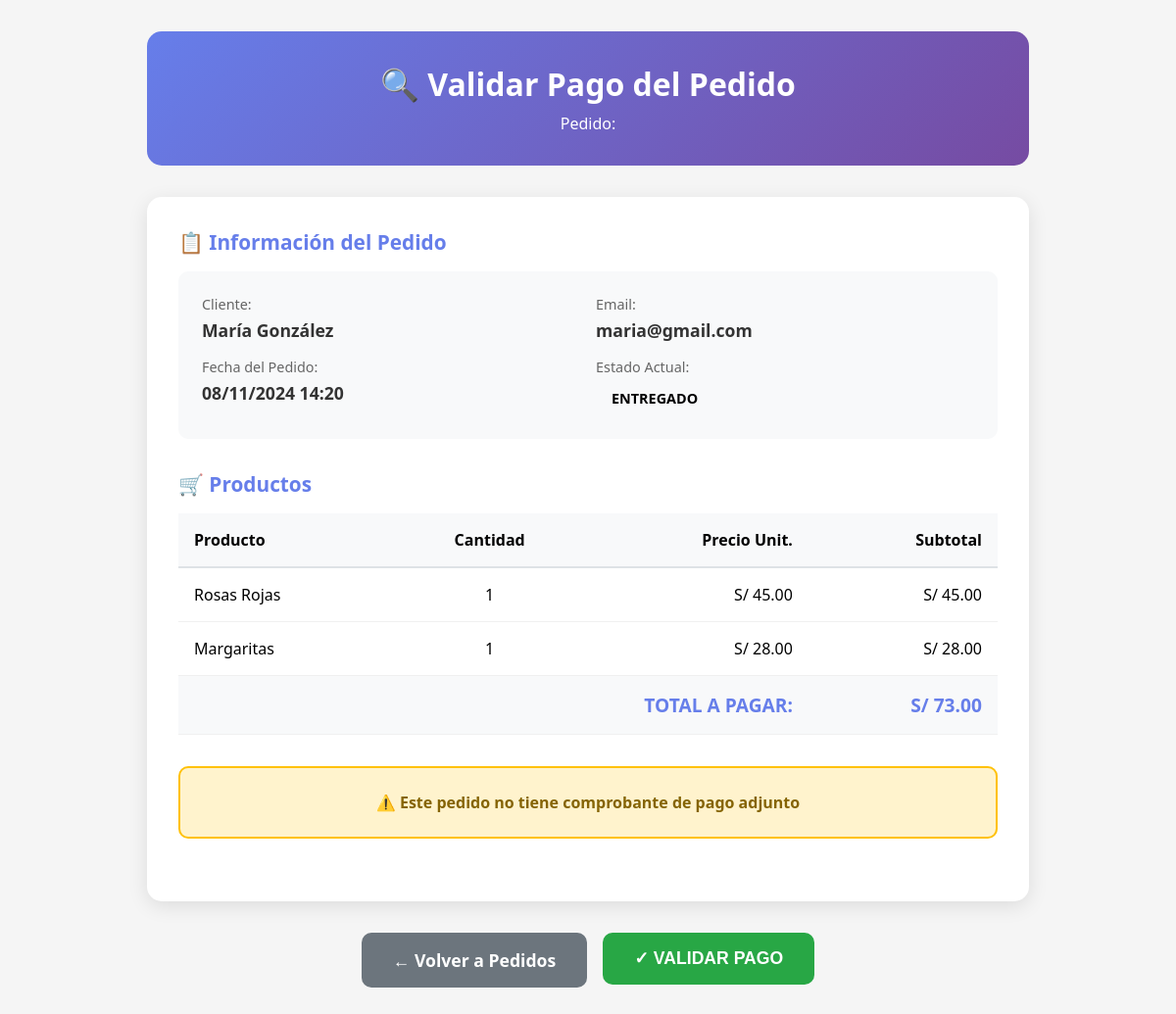
/admin/validar_pago.php?id=2 (signed in), run on the app's committed database.
### tables this page shows
CREATE TABLE IF NOT EXISTS pedidos (
    id INT AUTO_INCREMENT PRIMARY KEY,
    usuario_id INT NOT NULL,
    total DECIMAL(10, 2) NOT NULL,
    estado ENUM('pendiente', 'pagado', 'enviado', 'entregado', 'cancelado') DEFAULT 'pendiente',
    metodo_pago VARCHAR(50),
    direccion_envio TEXT,
    notas TEXT,
    fecha_pedido TIMESTAMP DEFAULT CURRENT_TIMESTAMP,
    fecha_actualizacion TIMESTAMP DEFAULT CURRENT_TIMESTAMP ON UPDATE CURRENT_TIMESTAMP,
    FOREIGN KEY (usuario_id) REFERENCES usuarios(id) ON DELETE CASCADE,
    INDEX idx_usuario (usuario_id),
    INDEX idx_estado (estado),
    INDEX idx_fecha (fecha_pedido)
);

CREATE TABLE IF NOT EXISTS usuarios (
    id INT AUTO_INCREMENT PRIMARY KEY,
    nombre VARCHAR(100) NOT NULL,
    email VARCHAR(150) NOT NULL UNIQUE,
    password VARCHAR(255) NOT NULL,
    telefono VARCHAR(20),
    direccion TEXT,
    rol ENUM('cliente', 'admin') DEFAULT 'cliente',
    fecha_registro TIMESTAMP DEFAULT CURRENT_TIMESTAMP,
    INDEX idx_email (email),
    INDEX idx_rol (rol)
);

CREATE TABLE IF NOT EXISTS pedido_detalles (
    id INT AUTO_INCREMENT PRIMARY KEY,
    pedido_id INT NOT NULL,
    flor_id INT NOT NULL,
    cantidad INT NOT NULL,
    precio_unitario DECIMAL(10, 2) NOT NULL,
    subtotal DECIMAL(10, 2) NOT NULL,
    FOREIGN KEY (pedido_id) REFERENCES pedidos(id) ON DELETE CASCADE,
    FOREIGN KEY (flor_id) REFERENCES flores(id) ON DELETE CASCADE,
    INDEX idx_pedido (pedido_id),
    INDEX idx_flor (flor_id)
);

CREATE TABLE IF NOT EXISTS flores (
    id INT AUTO_INCREMENT PRIMARY KEY,
    nombre VARCHAR(150) NOT NULL,
    descripcion TEXT,
    detalles TEXT,
    precio DECIMAL(10, 2) NOT NULL,
    imagen VARCHAR(500),
    categoria_id INT,
    disponibilidad ENUM('En stock', 'Agotado') DEFAULT 'En stock',
    fecha_creacion TIMESTAMP DEFAULT CURRENT_TIMESTAMP,
    fecha_actualizacion TIMESTAMP DEFAULT CURRENT_TIMESTAMP ON UPDATE CURRENT_TIMESTAMP,
    FOREIGN KEY (categoria_id) REFERENCES categorias(id) ON DELETE SET NULL,
    INDEX idx_categoria (categoria_id),
    INDEX idx_disponibilidad (disponibilidad),
    INDEX idx_precio (precio)
);

### admin/validar_pago.php (the view, shortened to what this page needs)
<?php
$conn = conectarDB();
$pedido_id = isset($_POST['pedido_id']) ? (int)$_POST['pedido_id'] : (int)$_GET['id'];
$stmt = $conn->prepare("
    SELECT p.*, u.nombre as usuario_nombre, u.email
    FROM pedidos p
    JOIN usuarios u ON p.usuario_id = u.id
    WHERE p.id = ?
");
$stmt->execute([$pedido_id]);
$pedido = $stmt->fetch();
$stmt_detalles = $conn->prepare("
    SELECT pd.*, f.nombre as flor_nombre
    FROM pedido_detalles pd
    JOIN flores f ON pd.flor_id = f.id
    WHERE pd.pedido_id = ?
");
$stmt_detalles->execute([$pedido_id]);
$detalles = $stmt_detalles->fetchAll();
?>
<!DOCTYPE html>
<html lang="es">
<head>
</head>
<body>
    <div class="container">
        <div class="header">
            <h1>🔍 Validar Pago del Pedido</h1>
            <p>Pedido: <?php echo htmlspecialchars($pedido['numero_pedido']); ?></p>
        </div>
        <div class="card">
            <div class="info-section">
                <h3>📋 Información del Pedido</h3>
                <div class="info-grid">
                    <div class="info-item">
                        <span class="info-label">Cliente:</span>
                        <span class="info-value"><?php echo htmlspecialchars($pedido['usuario_nombre']); ?></span>
                    </div>
                    <div class="info-item">
                        <span class="info-label">Email:</span>
                        <span class="info-value"><?php echo htmlspecialchars($pedido['email']); ?></span>
                    </div>
                    <div class="info-item">
                        <span class="info-label">Fecha del Pedido:</span>
                        <span class="info-value"><?php echo date('d/m/Y H:i', strtotime($pedido['fecha_pedido'])); ?></span>
                    </div>
                    <div class="info-item">
                        <span class="info-label">Estado Actual:</span>
                        <span class="badge <?php echo $pedido['estado']; ?>">
                            <?php echo strtoupper($pedido['estado']); ?>
                        </span>
                    </div>
                </div>
            </div>
            <div class="info-section">
                <h3>🛒 Productos</h3>
                <table>
                    <thead>
                        <tr>
                            <th>Producto</th>
                            <th style="text-align: center;">Cantidad</th>
                            <th style="text-align: right;">Precio Unit.</th>
                            <th style="text-align: right;">Subtotal</th>
                        </tr>
                    </thead>
                    <tbody>
                        <?php foreach ($detalles as $detalle): ?>
                            <tr>
                                <td><?php echo htmlspecialchars($detalle['flor_nombre']); ?></td>
                                <td style="text-align: center;"><?php echo $detalle['cantidad']; ?></td>
                                <td style="text-align: right;">S/ <?php echo number_format($detalle['precio_unitario'], 2); ?></td>
                                <td style="text-align: right;">S/ <?php echo number_format($detalle['precio_unitario'] * $detalle['cantidad'], 2); ?></td>
                            </tr>
                        <?php endforeach; ?>
                        <tr class="total-row">
                            <td colspan="3" style="text-align: right;"><strong>TOTAL A PAGAR:</strong></td>
                            <td style="text-align: right;"><strong>S/ <?php echo number_format($pedido['total'], 2); ?></strong></td>
                        </tr>
                    </tbody>
                </table>
            </div>
            <?php if (!empty($pedido['comprobante_pago'])): ?>
            <div class="comprobante-section">
                <h3 style="color: #667eea; text-align: center;">📷 Comprobante de Pago Adjunto</h3>
                <img src="../<?php echo htmlspecialchars($pedido['comprobante_pago']); ?>"
                     alt="Comprobante de Pago"
                     class="comprobante-img">
            </div>
            <?php else: ?>
            <div class="alert-warning">
                ⚠️ Este pedido no tiene comprobante de pago adjunto
            </div>
            <?php endif; ?>
        </div>
        <div class="actions">
            <a href="pedidos.php" class="btn btn-secondary">
                ← Volver a Pedidos
            </a>
            <?php if ($pedido['estado'] != 'pagado'): ?>
                <form method="POST" style="display: inline;">
                    <button type="submit" name="validar_pago" class="btn btn-success"
                            onclick="return confirm('¿Confirmar validación del pago?\n\nSe agregará S/ <?php echo number_format($pedido['total'], 2); ?> a las ventas totales.')">
                        ✓ VALIDAR PAGO
                    </button>
                </form>
            <?php else: ?>
                <div class="alert-warning" style="margin: 0; padding: 1rem;">
                    ✓ Este pedido ya fue validado como pagado
                </div>
            <?php endif; ?>
        </div>
    </div>
</body>
</html>

### admin/validar_pago.php (style rules this page uses)
* { margin: 0; padding: 0; box-sizing: border-box; }
body { font-family: 'Segoe UI', Tahoma, Geneva, Verdana, sans-serif; background: #f5f5f5; padding: 2rem; }
.container { max-width: 900px; margin: 0 auto; }
.card { background: white; border-radius: 15px; padding: 2rem; box-shadow: 0 5px 20px rgba(0,0,0,0.1); margin-bottom: 2rem; }
.header { background: linear-gradient(135deg, #667eea 0%, #764ba2 100%); color: white; padding: 2rem; border-radius: 15px; margin-bottom: 2rem; text-align: center; }
.header h1 { font-size: 2rem; margin-bottom: 0.5rem; }
.info-section { margin-bottom: 2rem; }
.info-section h3 { color: #667eea; margin-bottom: 1rem; font-size: 1.3rem; }
.info-grid { display: grid; grid-template-columns: repeat(2, 1fr); gap: 1rem; background: #f8f9fa; padding: 1.5rem; border-radius: 10px; }
.info-item { display: flex; flex-direction: column; }
.info-label { color: #666; font-size: 0.9rem; margin-bottom: 0.3rem; }
.info-value { font-weight: bold; color: #333; font-size: 1.1rem; }
.badge { display: inline-block; padding: 0.5rem 1rem; border-radius: 20px; font-size: 0.9rem; font-weight: 600; }
table { width: 100%; border-collapse: collapse; margin-top: 1rem; }
th { background: #f8f9fa; padding: 1rem; text-align: left; font-weight: 600; border-bottom: 2px solid #dee2e6; }
td { padding: 1rem; border-bottom: 1px solid #f0f0f0; }
.total-row { font-weight: bold; font-size: 1.2rem; background: #f8f9fa; }
.total-row td { color: #667eea; }
.actions { display: flex; gap: 1rem; margin-top: 2rem; justify-content: center; }
.btn { padding: 1rem 2rem; border-radius: 10px; text-decoration: none; border: none; cursor: pointer; font-size: 1.1rem; font-weight: 600; transition: all 0.3s; }
.btn-success { background: #28a745; color: white; }
.btn-secondary { background: #6c757d; color: white; }
.alert-warning { background: #fff3cd; border: 2px solid #ffc107; color: #856404; padding: 1.5rem; border-radius: 10px; margin-bottom: 2rem; text-align: center; font-weight: 600; }

### data on the page
pedidos: usuario.nombre "María González", usuario.email "maria@gmail.com", fecha_pedido "08/11/2024 14:20", estado "ENTREGADO", total "73.00"
pedido_detalles: flor.nombre "Rosas Rojas", cantidad "1", precio_unitario "45.00", $detalle['precio_unitario']*$detalle['cantidad'] "45.00"
pedido_detalles: flor.nombre "Margaritas", cantidad "1", precio_unitario "28.00", $detalle['precio_unitario']*$detalle['cantidad'] "28.00"
